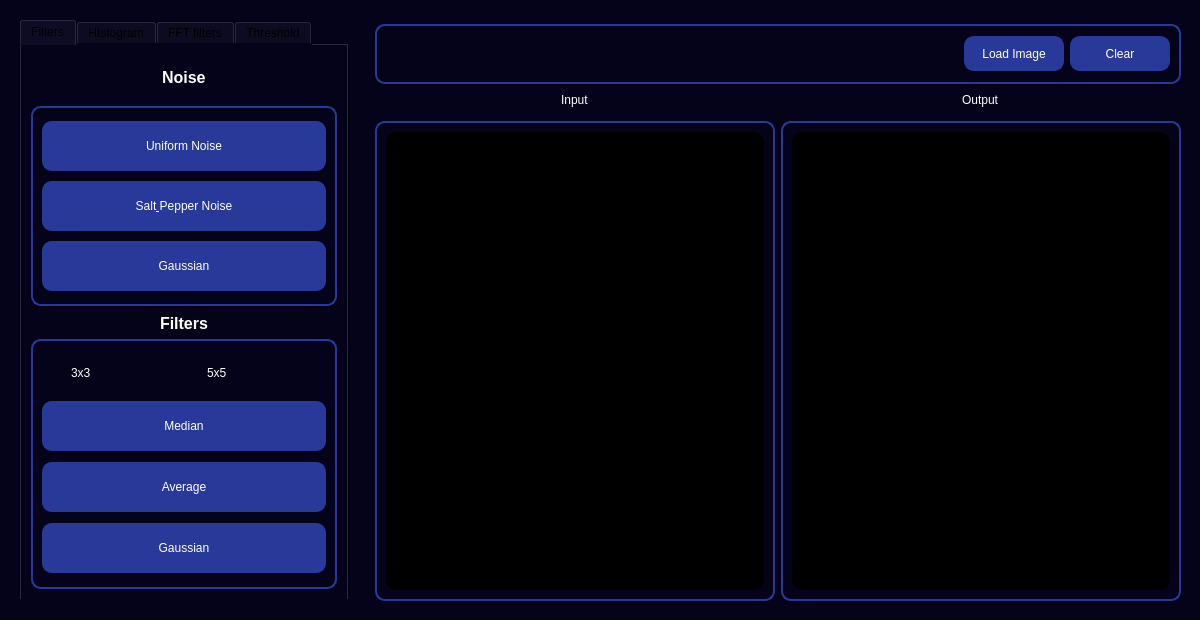
<?xml version="1.0" encoding="UTF-8"?>
<ui version="4.0">
 <class>MainWindow</class>
 <widget class="QMainWindow" name="MainWindow">
  <property name="geometry">
   <rect>
    <x>0</x>
    <y>0</y>
    <width>1200</width>
    <height>620</height>
   </rect>
  </property>
  <property name="minimumSize">
   <size>
    <width>1200</width>
    <height>620</height>
   </size>
  </property>
  <property name="windowTitle">
   <string>MainWindow</string>
  </property>
  <property name="styleSheet">
   <string notr="true">background-color: rgb(4 ,3 ,26);</string>
  </property>
  <widget class="QWidget" name="centralwidget">
   <layout class="QHBoxLayout" name="horizontalLayout">
    <item>
     <widget class="QFrame" name="left_frame">
      <property name="minimumSize">
       <size>
        <width>350</width>
        <height>600</height>
       </size>
      </property>
      <property name="maximumSize">
       <size>
        <width>300</width>
        <height>16777215</height>
       </size>
      </property>
      <property name="styleSheet">
       <string notr="true">background-color: rgb(4 ,3 ,26);
font-color:white</string>
      </property>
      <property name="frameShape">
       <enum>QFrame::Shape::StyledPanel</enum>
      </property>
      <property name="frameShadow">
       <enum>QFrame::Shadow::Raised</enum>
      </property>
      <layout class="QHBoxLayout" name="horizontalLayout_3">
       <item>
        <widget class="QTabWidget" name="tab_pages">
         <property name="toolTip">
          <string>&lt;html&gt;&lt;head/&gt;&lt;body&gt;&lt;p&gt;&lt;br/&gt;&lt;/p&gt;&lt;/body&gt;&lt;/html&gt;</string>
         </property>
         <property name="whatsThis">
          <string>&lt;html&gt;&lt;head/&gt;&lt;body&gt;&lt;p&gt;&lt;br/&gt;&lt;/p&gt;&lt;/body&gt;&lt;/html&gt;</string>
         </property>
         <property name="styleSheet">
          <string notr="true">background-color: rgb(4 ,3 ,26);</string>
         </property>
         <property name="currentIndex">
          <number>0</number>
         </property>
         <widget class="QWidget" name="tab">
          <attribute name="title">
           <string>Filters</string>
          </attribute>
          <layout class="QVBoxLayout" name="verticalLayout">
           <item>
            <widget class="QFrame" name="frame_3">
             <property name="styleSheet">
              <string notr="true">color: rgb(255, 255, 255);</string>
             </property>
             <property name="frameShape">
              <enum>QFrame::Shape::StyledPanel</enum>
             </property>
             <property name="frameShadow">
              <enum>QFrame::Shadow::Raised</enum>
             </property>
             <layout class="QVBoxLayout" name="verticalLayout_2">
              <property name="leftMargin">
               <number>0</number>
              </property>
              <property name="topMargin">
               <number>0</number>
              </property>
              <property name="rightMargin">
               <number>0</number>
              </property>
              <property name="bottomMargin">
               <number>0</number>
              </property>
              <item alignment="Qt::AlignmentFlag::AlignHCenter|Qt::AlignmentFlag::AlignVCenter">
               <widget class="QLabel" name="nosie_label">
                <property name="maximumSize">
                 <size>
                  <width>16777215</width>
                  <height>50</height>
                 </size>
                </property>
                <property name="font">
                 <font>
                  <family>Segoe UI</family>
                  <pointsize>12</pointsize>
                  <italic>false</italic>
                  <bold>true</bold>
                 </font>
                </property>
                <property name="styleSheet">
                 <string notr="true">border:none;
font: 700 12pt &quot;Segoe UI&quot;;</string>
                </property>
                <property name="text">
                 <string>Noise</string>
                </property>
               </widget>
              </item>
              <item>
               <widget class="QFrame" name="noise_frame">
                <property name="minimumSize">
                 <size>
                  <width>0</width>
                  <height>200</height>
                 </size>
                </property>
                <property name="styleSheet">
                 <string notr="true">border:2px solid ;
border-color:rgb(40, 57 ,153);
border-radius:10px;</string>
                </property>
                <property name="frameShape">
                 <enum>QFrame::Shape::StyledPanel</enum>
                </property>
                <property name="frameShadow">
                 <enum>QFrame::Shadow::Raised</enum>
                </property>
                <layout class="QVBoxLayout" name="verticalLayout_4">
                 <item>
                  <widget class="QPushButton" name="uniform_noise_button">
                   <property name="minimumSize">
                    <size>
                     <width>0</width>
                     <height>50</height>
                    </size>
                   </property>
                   <property name="styleSheet">
                    <string notr="true">background-color: rgb(40, 57 ,153);
font: 600 10pt &quot;Segoe UI&quot;;</string>
                   </property>
                   <property name="text">
                    <string>Uniform Noise</string>
                   </property>
                  </widget>
                 </item>
                 <item>
                  <widget class="QPushButton" name="salt_pepper_noise_button">
                   <property name="minimumSize">
                    <size>
                     <width>0</width>
                     <height>50</height>
                    </size>
                   </property>
                   <property name="styleSheet">
                    <string notr="true">background-color: rgb(40, 57 ,153);
font: 600 10pt &quot;Segoe UI&quot;;</string>
                   </property>
                   <property name="text">
                    <string>Salt&amp; Pepper Noise</string>
                   </property>
                  </widget>
                 </item>
                 <item>
                  <widget class="QPushButton" name="gaussian_noise_button">
                   <property name="minimumSize">
                    <size>
                     <width>0</width>
                     <height>50</height>
                    </size>
                   </property>
                   <property name="styleSheet">
                    <string notr="true">background-color: rgb(40, 57 ,153);
font: 600 10pt &quot;Segoe UI&quot;;</string>
                   </property>
                   <property name="text">
                    <string>Gaussian</string>
                   </property>
                  </widget>
                 </item>
                </layout>
               </widget>
              </item>
             </layout>
            </widget>
           </item>
           <item>
            <widget class="QFrame" name="frame_4">
             <property name="styleSheet">
              <string notr="true">color:rgb(255, 255, 255);</string>
             </property>
             <property name="frameShape">
              <enum>QFrame::Shape::StyledPanel</enum>
             </property>
             <property name="frameShadow">
              <enum>QFrame::Shadow::Raised</enum>
             </property>
             <layout class="QVBoxLayout" name="verticalLayout_3">
              <property name="leftMargin">
               <number>0</number>
              </property>
              <property name="topMargin">
               <number>0</number>
              </property>
              <property name="rightMargin">
               <number>0</number>
              </property>
              <property name="bottomMargin">
               <number>0</number>
              </property>
              <item alignment="Qt::AlignmentFlag::AlignHCenter">
               <widget class="QLabel" name="filter_label">
                <property name="maximumSize">
                 <size>
                  <width>16777215</width>
                  <height>50</height>
                 </size>
                </property>
                <property name="font">
                 <font>
                  <family>Segoe UI</family>
                  <pointsize>12</pointsize>
                  <italic>false</italic>
                  <bold>true</bold>
                 </font>
                </property>
                <property name="styleSheet">
                 <string notr="true">border:none;
font: 700 12pt &quot;Segoe UI&quot;;</string>
                </property>
                <property name="text">
                 <string>Filters</string>
                </property>
               </widget>
              </item>
              <item>
               <widget class="QFrame" name="filter_frame">
                <property name="minimumSize">
                 <size>
                  <width>0</width>
                  <height>250</height>
                 </size>
                </property>
                <property name="styleSheet">
                 <string notr="true">border:2px solid ;
border-color: rgb(40, 57 ,153);
border-radius:10px;</string>
                </property>
                <property name="frameShape">
                 <enum>QFrame::Shape::StyledPanel</enum>
                </property>
                <property name="frameShadow">
                 <enum>QFrame::Shadow::Raised</enum>
                </property>
                <layout class="QVBoxLayout" name="verticalLayout_6">
                 <item>
                  <widget class="QFrame" name="frame_7">
                   <property name="maximumSize">
                    <size>
                     <width>16777215</width>
                     <height>35</height>
                    </size>
                   </property>
                   <property name="styleSheet">
                    <string notr="true">border:none;</string>
                   </property>
                   <property name="frameShape">
                    <enum>QFrame::Shape::StyledPanel</enum>
                   </property>
                   <property name="frameShadow">
                    <enum>QFrame::Shadow::Raised</enum>
                   </property>
                   <layout class="QHBoxLayout" name="horizontalLayout_5">
                    <item>
                     <widget class="QRadioButton" name="kernal_3_button">
                      <property name="styleSheet">
                       <string notr="true">font: 600 10pt &quot;Segoe UI&quot;;</string>
                      </property>
                      <property name="text">
                       <string>3x3</string>
                      </property>
                     </widget>
                    </item>
                    <item>
                     <widget class="QRadioButton" name="kernal_5_button">
                      <property name="styleSheet">
                       <string notr="true">font: 600 10pt &quot;Segoe UI&quot;;</string>
                      </property>
                      <property name="text">
                       <string>5x5</string>
                      </property>
                     </widget>
                    </item>
                   </layout>
                  </widget>
                 </item>
                 <item>
                  <widget class="QPushButton" name="median_filter_button">
                   <property name="minimumSize">
                    <size>
                     <width>0</width>
                     <height>50</height>
                    </size>
                   </property>
                   <property name="styleSheet">
                    <string notr="true">background-color: rgb(40, 57 ,153);
font: 600 10pt &quot;Segoe UI&quot;;</string>
                   </property>
                   <property name="text">
                    <string>Median</string>
                   </property>
                  </widget>
                 </item>
                 <item>
                  <widget class="QPushButton" name="average_button">
                   <property name="minimumSize">
                    <size>
                     <width>0</width>
                     <height>50</height>
                    </size>
                   </property>
                   <property name="styleSheet">
                    <string notr="true">background-color: rgb(40, 57 ,153);
font: 600 10pt &quot;Segoe UI&quot;;</string>
                   </property>
                   <property name="text">
                    <string>Average</string>
                   </property>
                  </widget>
                 </item>
                 <item>
                  <widget class="QPushButton" name="gaussain_button">
                   <property name="minimumSize">
                    <size>
                     <width>0</width>
                     <height>50</height>
                    </size>
                   </property>
                   <property name="styleSheet">
                    <string notr="true">background-color: rgb(40, 57 ,153);
font: 600 10pt &quot;Segoe UI&quot;;</string>
                   </property>
                   <property name="text">
                    <string>Gaussian</string>
                   </property>
                  </widget>
                 </item>
                </layout>
               </widget>
              </item>
             </layout>
            </widget>
           </item>
          </layout>
         </widget>
         <widget class="QWidget" name="tab_3">
          <attribute name="title">
           <string>HIstogram</string>
          </attribute>
         </widget>
         <widget class="QWidget" name="tab_4">
          <attribute name="title">
           <string>FFT filters</string>
          </attribute>
         </widget>
         <widget class="QWidget" name="tab_2">
          <attribute name="title">
           <string>Threshold</string>
          </attribute>
         </widget>
        </widget>
       </item>
      </layout>
     </widget>
    </item>
    <item>
     <widget class="QFrame" name="right_frame">
      <property name="minimumSize">
       <size>
        <width>800</width>
        <height>600</height>
       </size>
      </property>
      <property name="styleSheet">
       <string notr="true">background-color: rgb(4 ,3 ,26);
color:white;</string>
      </property>
      <property name="frameShape">
       <enum>QFrame::Shape::StyledPanel</enum>
      </property>
      <property name="frameShadow">
       <enum>QFrame::Shadow::Raised</enum>
      </property>
      <layout class="QVBoxLayout" name="verticalLayout_7">
       <item>
        <widget class="QFrame" name="control_frame">
         <property name="minimumSize">
          <size>
           <width>0</width>
           <height>60</height>
          </size>
         </property>
         <property name="maximumSize">
          <size>
           <width>16777215</width>
           <height>50</height>
          </size>
         </property>
         <property name="styleSheet">
          <string notr="true">border:2px solid ;
border-color: rgb(40, 57 ,153);
border-radius:10px;</string>
         </property>
         <property name="frameShape">
          <enum>QFrame::Shape::StyledPanel</enum>
         </property>
         <property name="frameShadow">
          <enum>QFrame::Shadow::Raised</enum>
         </property>
         <layout class="QHBoxLayout" name="horizontalLayout_2">
          <item>
           <spacer name="horizontalSpacer">
            <property name="orientation">
             <enum>Qt::Orientation::Horizontal</enum>
            </property>
            <property name="sizeHint" stdset="0">
             <size>
              <width>40</width>
              <height>20</height>
             </size>
            </property>
           </spacer>
          </item>
          <item alignment="Qt::AlignmentFlag::AlignRight">
           <widget class="QPushButton" name="load_button">
            <property name="minimumSize">
             <size>
              <width>100</width>
              <height>35</height>
             </size>
            </property>
            <property name="styleSheet">
             <string notr="true">background-color: rgb(40, 57 ,153);
font: 600 10pt &quot;Segoe UI&quot;;</string>
            </property>
            <property name="text">
             <string>Load Image</string>
            </property>
           </widget>
          </item>
          <item alignment="Qt::AlignmentFlag::AlignRight">
           <widget class="QPushButton" name="clear_button">
            <property name="minimumSize">
             <size>
              <width>100</width>
              <height>35</height>
             </size>
            </property>
            <property name="styleSheet">
             <string notr="true">background-color: rgb(40, 57 ,153);
font: 600 10pt &quot;Segoe UI&quot;;</string>
            </property>
            <property name="text">
             <string>Clear</string>
            </property>
           </widget>
          </item>
         </layout>
        </widget>
       </item>
       <item>
        <widget class="QFrame" name="frame_11">
         <property name="styleSheet">
          <string notr="true">border:none;</string>
         </property>
         <property name="frameShape">
          <enum>QFrame::Shape::StyledPanel</enum>
         </property>
         <property name="frameShadow">
          <enum>QFrame::Shadow::Raised</enum>
         </property>
         <layout class="QHBoxLayout" name="horizontalLayout_7">
          <property name="leftMargin">
           <number>0</number>
          </property>
          <property name="topMargin">
           <number>0</number>
          </property>
          <property name="rightMargin">
           <number>0</number>
          </property>
          <property name="bottomMargin">
           <number>0</number>
          </property>
          <item>
           <widget class="QFrame" name="frame_12">
            <property name="frameShape">
             <enum>QFrame::Shape::StyledPanel</enum>
            </property>
            <property name="frameShadow">
             <enum>QFrame::Shadow::Raised</enum>
            </property>
            <layout class="QVBoxLayout" name="verticalLayout_9">
             <property name="leftMargin">
              <number>0</number>
             </property>
             <property name="topMargin">
              <number>0</number>
             </property>
             <property name="rightMargin">
              <number>0</number>
             </property>
             <property name="bottomMargin">
              <number>0</number>
             </property>
             <item alignment="Qt::AlignmentFlag::AlignHCenter">
              <widget class="QLabel" name="input_label">
               <property name="maximumSize">
                <size>
                 <width>16777215</width>
                 <height>30</height>
                </size>
               </property>
               <property name="styleSheet">
                <string notr="true">font: 700 12pt &quot;Segoe UI&quot;;</string>
               </property>
               <property name="text">
                <string>Input</string>
               </property>
              </widget>
             </item>
             <item>
              <widget class="QFrame" name="frame_14">
               <property name="styleSheet">
                <string notr="true">border:2px solid ;
border-color:rgb(40, 57 ,153);
border-radius:10px;</string>
               </property>
               <property name="frameShape">
                <enum>QFrame::Shape::StyledPanel</enum>
               </property>
               <property name="frameShadow">
                <enum>QFrame::Shadow::Raised</enum>
               </property>
               <layout class="QVBoxLayout" name="verticalLayout_10">
                <item>
                 <widget class="QFrame" name="input_frame">
                  <property name="styleSheet">
                   <string notr="true">background-color: rgb(0, 0, 0);
border:none;</string>
                  </property>
                  <property name="frameShape">
                   <enum>QFrame::Shape::StyledPanel</enum>
                  </property>
                  <property name="frameShadow">
                   <enum>QFrame::Shadow::Raised</enum>
                  </property>
                 </widget>
                </item>
               </layout>
              </widget>
             </item>
            </layout>
           </widget>
          </item>
          <item>
           <widget class="QFrame" name="frame_13">
            <property name="frameShape">
             <enum>QFrame::Shape::StyledPanel</enum>
            </property>
            <property name="frameShadow">
             <enum>QFrame::Shadow::Raised</enum>
            </property>
            <layout class="QVBoxLayout" name="verticalLayout_8">
             <property name="leftMargin">
              <number>0</number>
             </property>
             <property name="topMargin">
              <number>0</number>
             </property>
             <property name="rightMargin">
              <number>0</number>
             </property>
             <property name="bottomMargin">
              <number>0</number>
             </property>
             <item alignment="Qt::AlignmentFlag::AlignHCenter">
              <widget class="QLabel" name="output_label">
               <property name="maximumSize">
                <size>
                 <width>16777215</width>
                 <height>30</height>
                </size>
               </property>
               <property name="styleSheet">
                <string notr="true">font: 700 12pt &quot;Segoe UI&quot;;</string>
               </property>
               <property name="text">
                <string>Output</string>
               </property>
              </widget>
             </item>
             <item>
              <widget class="QFrame" name="frame_15">
               <property name="styleSheet">
                <string notr="true">border:2px solid ;
border-color: rgb(40, 57 ,153);
border-radius:10px;</string>
               </property>
               <property name="frameShape">
                <enum>QFrame::Shape::StyledPanel</enum>
               </property>
               <property name="frameShadow">
                <enum>QFrame::Shadow::Raised</enum>
               </property>
               <layout class="QVBoxLayout" name="verticalLayout_11">
                <item>
                 <widget class="QFrame" name="output_frame">
                  <property name="styleSheet">
                   <string notr="true">background-color: rgb(0, 0, 0);
border:none;</string>
                  </property>
                  <property name="frameShape">
                   <enum>QFrame::Shape::StyledPanel</enum>
                  </property>
                  <property name="frameShadow">
                   <enum>QFrame::Shadow::Raised</enum>
                  </property>
                 </widget>
                </item>
               </layout>
              </widget>
             </item>
            </layout>
           </widget>
          </item>
         </layout>
        </widget>
       </item>
      </layout>
     </widget>
    </item>
   </layout>
  </widget>
 </widget>
 <resources/>
 <connections/>
</ui>
